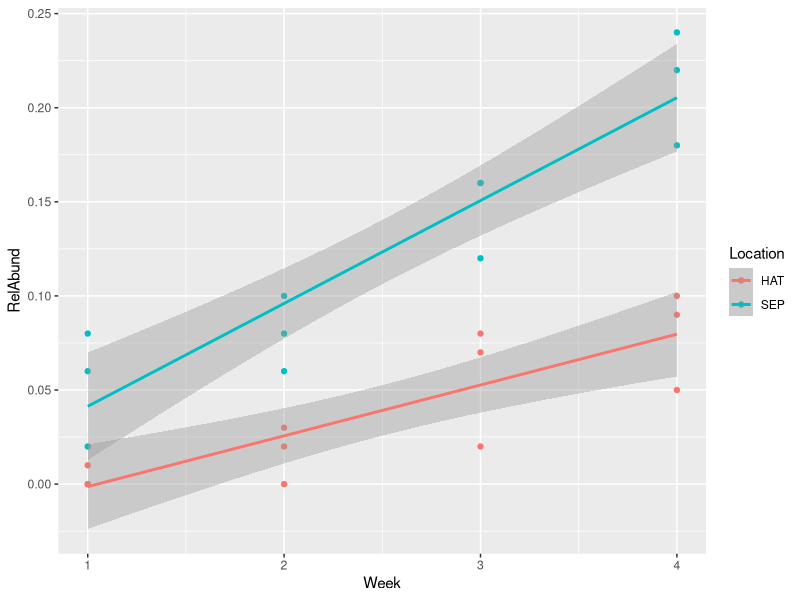
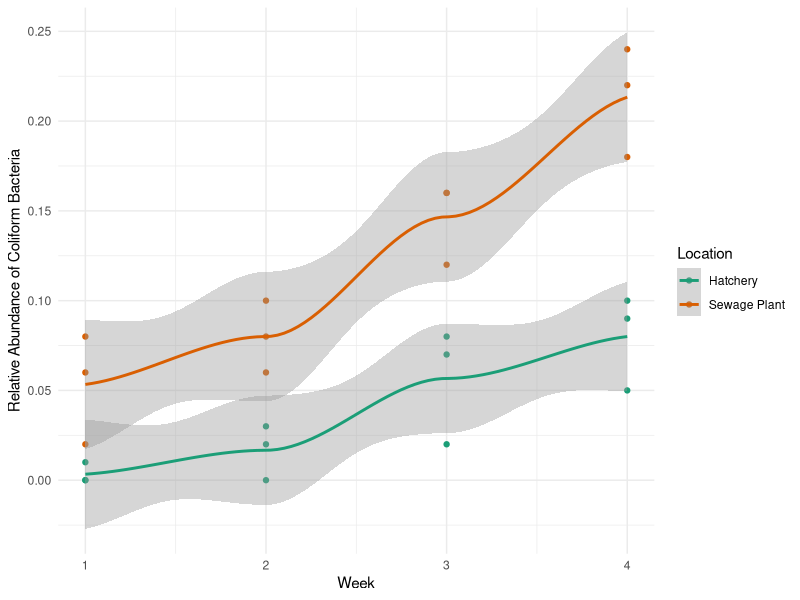

These figures' R source, in order:
library(ggplot2)
dat = read.csv("./SEPHAT.csv")

# quickly plot relative abundance
p = ggplot(dat, aes(x=Week, y= RelAbund, color=Location, group = Location)) +
  geom_point() + stat_smooth(method = "lm") 
p

# Can make the plot nicer, if we want
ggplot(dat, aes(x=Week, y= RelAbund, color=Location, group = Location)) +
  geom_point() + stat_smooth() + theme_minimal() +
  scale_color_brewer(labels = c("Hatchery","Sewage Plant"),type = "qual", palette = 2) +
  labs(y="Relative Abundance of Coliform Bacteria")

# Build a statistical model of relative abundance, explained by location and week
model = aov(RelAbund ~ Location * factor(Week), data = dat)
summary(model)
TukeyHSD(model)$Location

#### None of the above works unless data is TIDY ####
